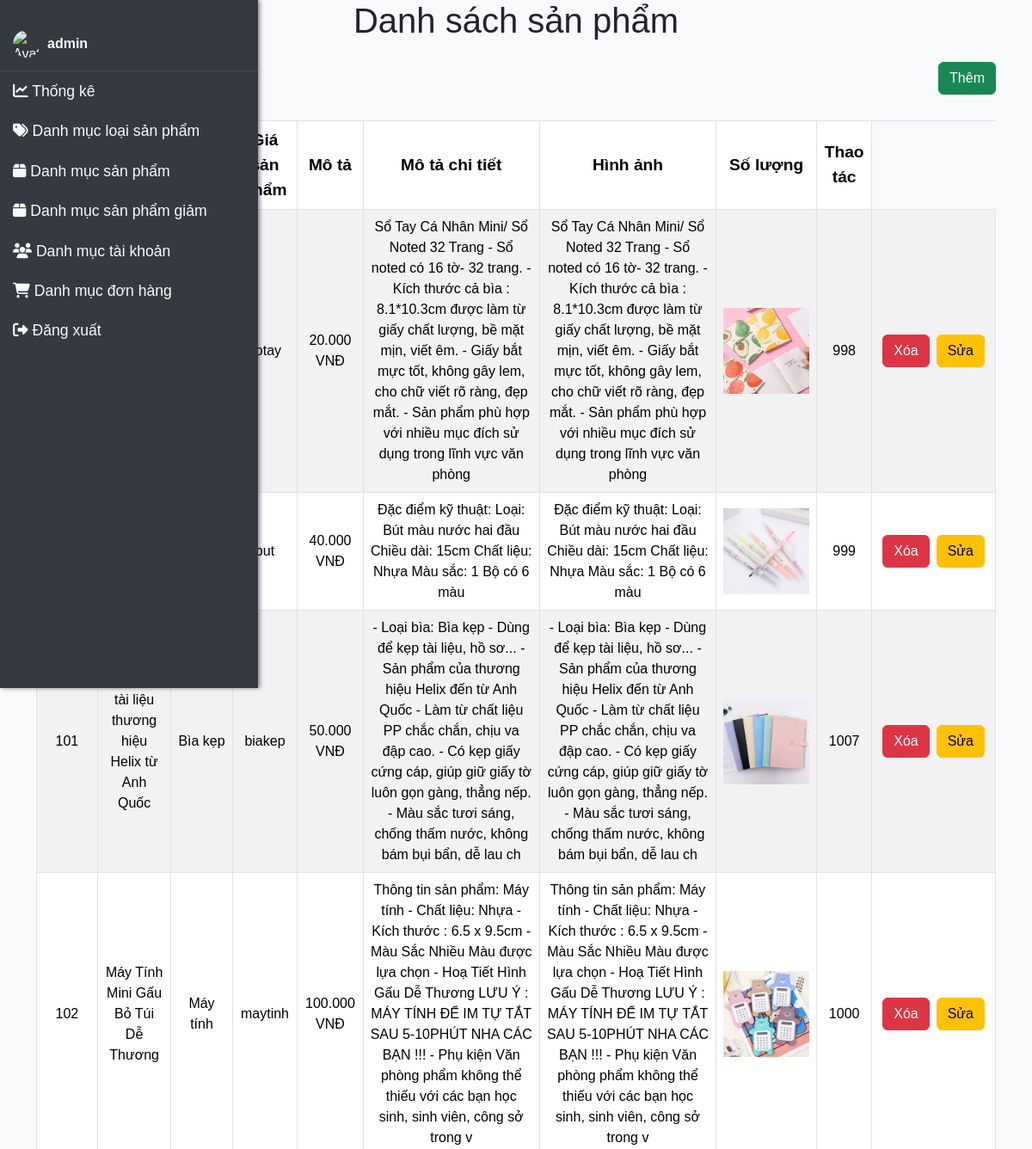
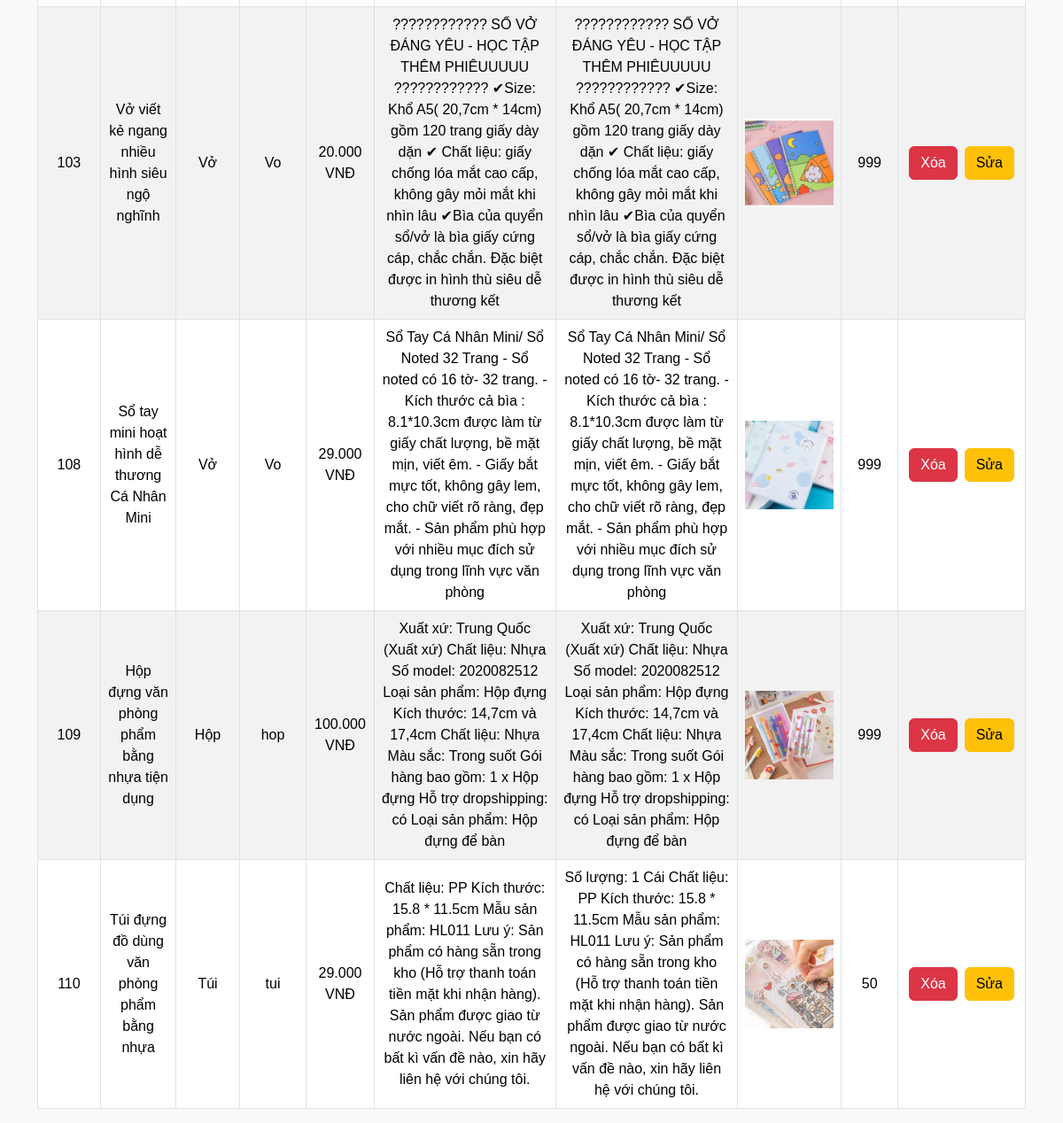
Screenshot of /admin/Pages/list_product.php (signed in) with the database file from the repository (2 pictures, top to bottom).
### tables this page shows
CREATE TABLE `product` (
  `product_id` int(11) NOT NULL,
  `product_type_name` varchar(100) NOT NULL,
  `product_name` varchar(250) NOT NULL,
  `product_price` varchar(250) NOT NULL,
  `product_description` varchar(300) DEFAULT NULL,
  `product_details` varchar(300) NOT NULL,
  `product_images` varchar(50) NOT NULL,
  `product_quantity` int(250) NOT NULL DEFAULT 1,
  `product_type_id` varchar(50) NOT NULL
);

### admin/Pages/list_product.php (the view, shortened to what this page needs)
<!DOCTYPE html>
<html lang="en">
<head>
    <link href="https://cdn.jsdelivr.net/npm/bootstrap@5.3.1/dist/css/bootstrap.min.css" rel="stylesheet">
    <link rel="stylesheet" href="https://cdn.datatables.net/1.11.5/css/jquery.dataTables.min.css">
</head>
<body>
    <?php
include('./admin_website.php');
include('../../connect_SQL/connect.php');
    $sqlLSP = "SELECT * FROM product";
    $resultLSP = $connect->query($sqlLSP);
    $sqlSP = "SELECT * FROM product";
    $resultSP = $connect->query($sqlSP);
    $danhsachSP = [];
    while ($row = mysqli_fetch_array($resultSP, MYSQLI_ASSOC)) {
        $danhsachSP[] = array(
            'product_id' => $row['product_id'],
            'product_name' => $row['product_name'],
            'product_type_name' => $row['product_type_name'],
            'product_type_id' => $row['product_type_id'],
            'product_price' => $row['product_price'],
            'product_description' => $row['product_description'],
            'product_details' => $row['product_details'],
            'product_images' => $row['product_images'],
            'product_quantity' => $row['product_quantity']
        );
    }
    ?>
    <div class="container">
        <h1 class="text-center mb-4">Danh sách sản phẩm</h1>
        <div class="text-end mb-3">
            <button type="button" class="btn btn-success" data-bs-toggle="modal" data-bs-target="#AddProduct">
                Thêm
            </button>
        </div>
        <table id="danhsach" class="table table-striped table-bordered table-hover">
            <thead>
                <tr style="font-size: larger;">
                    <th>Mã sản phẩm</th>
                    <th>Tên sản phẩm</th>
                    <th>Loại sản phẩm</th>
                    <th>Giá sản phẩm</th>
                    <th>Mô tả</th>
                    <th>Mô tả chi tiết</th>
                    <th>Hình ảnh</th>
                    <th>Số lượng</th>
                    <th>Thao tác</th>
                </tr>
            </thead>
            <tbody>
    <?php
    foreach ($danhsachSP as $row) {
        $imgPath = '../../Assets/img/sanpham/' . htmlspecialchars($row['product_images']);
        $price = floatval(str_replace(',', '', $row['product_price']));
        echo "<tr>
            <td>{$row['product_id']}</td>
            <td>{$row['product_name']}</td>
            <td>{$row['product_type_name']}</td>
            <td>{$row['product_type_id']}</td>
            <td>" . number_format($price, 0, ',', '.') . " VNĐ</td>
            <td>{$row['product_description']}</td>
            <td>{$row['product_details']}</td>
            <td><img src='{$imgPath}' alt='Hình ảnh sản phẩm'></td>
            <td>{$row['product_quantity']}</td>
            <td>
                <div class='d-flex justify-content-center'>
                    <a href='../Includes/BE/delete_SQL.php?key=product_id&table=sanpham&datakey={$row['product_id']}' class='btn btn-danger mx-1'>Xóa</a>
                    <a href='../Pages/form_product.php?datakey={$row['product_id']}' class='btn btn-warning mx-1'>Sửa</a>
                </div>
            </td>
        </tr>";
    }
    ?>
</tbody>
        </table>
    </div>
</body>
</html>

### admin/Pages/list_product.php (style rules this page uses)
body { background-color: #f8f9fa; }
h1 { color: tomato; }
.table th, .table td { vertical-align: middle; text-align: center; }
img { max-height: 100px; width: auto; }
.table { margin-top: 20px; }
.btn-success { margin-bottom: 10px; }

### admin/Includes/FE/Menu.php (style rules this page uses)
body { font-family: 'Arial', sans-serif; background-color: #f8f9fa; transition: margin-left 0.3s; display: flex; margin: 0; }

### rows the page displays
product: product_type "sotay", product_price "20.000", product_description "Sổ Tay Cá Nhân Mini/ Sổ Noted 32 Trang - Sổ noted có 16 tờ- 32 trang. - Kích thước cả bìa : 8.1*10.3cm được làm từ giấy chất lượng, bề mặt mịn, viết êm. - Giấy bắt mực tốt, không gây lem, cho chữ viết rõ ràng, đẹp mắt. - Sản phẩm phù hợp với nhiều mục đích sử dụng trong lĩnh vực văn phòng", product_details "Sổ Tay Cá Nhân Mini/ Sổ Noted 32 Trang - Sổ noted có 16 tờ- 32 trang. - Kích thước cả bìa : 8.1*10.3cm được làm từ giấy chất lượng, bề mặt mịn, viết êm. - Giấy bắt mực tốt, không gây lem, cho chữ viết rõ ràng, đẹp mắt. - Sản phẩm phù hợp với nhiều mục đích sử dụng trong lĩnh vực văn phòng", product_images (picture), product_quantity "998"
product: product_type "but", product_price "40.000", product_description "Đặc điểm kỹ thuật: Loại: Bút màu nước hai đầu Chiều dài: 15cm Chất liệu: Nhựa Màu sắc: 1 Bộ có 6 màu", product_details "Đặc điểm kỹ thuật: Loại: Bút màu nước hai đầu Chiều dài: 15cm Chất liệu: Nhựa Màu sắc: 1 Bộ có 6 màu", product_images (picture), product_quantity "999"
product: product_id "101", product_type_name "Bìa kẹp", product_type "biakep", product_price "50.000", product_description "- Loại bìa: Bìa kẹp - Dùng để kẹp tài liệu, hồ sơ... - Sản phẩm của thương hiệu Helix đến từ Anh Quốc - Làm từ chất liệu PP chắc chắn, chịu va đập cao. - Có kẹp giấy cứng cáp, giúp giữ giấy tờ luôn gọn gàng, thẳng nếp. - Màu sắc tươi sáng, chống thấm nước, không bám bụi bẩn, dễ lau ch", product_details "- Loại bìa: Bìa kẹp - Dùng để kẹp tài liệu, hồ sơ... - Sản phẩm của thương hiệu Helix đến từ Anh Quốc - Làm từ chất liệu PP chắc chắn, chịu va đập cao. - Có kẹp giấy cứng cáp, giúp giữ giấy tờ luôn gọn gàng, thẳng nếp. - Màu sắc tươi sáng, chống thấm nước, không bám bụi bẩn, dễ lau ch", product_images (picture), product_quantity "1007"
product: product_id "102", product_name "Máy Tính Mini Gấu Bỏ Túi Dễ Thương", product_type_name "Máy tính", product_type "maytinh", product_price "100.000", product_description "Thông tin sản phẩm: Máy tính - Chất liệu: Nhựa - Kích thước : 6.5 x 9.5cm - Màu Sắc Nhiều Màu được lựa chọn - Hoạ Tiết Hình Gấu Dễ Thương LƯU Ý : MÁY TÍNH ĐỂ IM TỰ TẮT SAU 5-10PHÚT NHA CÁC BẠN !!! - Phụ kiện Văn phòng phẩm không thể thiếu với các bạn học sinh, sinh viên, công sở trong v", product_details "Thông tin sản phẩm: Máy tính - Chất liệu: Nhựa - Kích thước : 6.5 x 9.5cm - Màu Sắc Nhiều Màu được lựa chọn - Hoạ Tiết Hình Gấu Dễ Thương LƯU Ý : MÁY TÍNH ĐỂ IM TỰ TẮT SAU 5-10PHÚT NHA CÁC BẠN !!! - Phụ kiện Văn phòng phẩm không thể thiếu với các bạn học sinh, sinh viên, công sở trong v", product_images (picture), product_quantity "1000"
product: product_id "103", product_name "Vở viết kẻ ngang nhiều hình siêu ngộ nghĩnh", product_type_name "Vở", product_type "Vo", product_price "20.000", product_description "???????????? SỔ VỞ ĐÁNG YÊU - HỌC TẬP THÊM PHIÊUUUUU ???????????? ✔Size: Khổ A5( 20,7cm * 14cm) gồm 120 trang giấy dày dặn ✔ Chất liệu: giấy chống lóa mắt cao cấp, không gây mỏi mắt khi nhìn lâu ✔Bìa của quyển sổ/vở là bìa giấy cứng cáp, chắc chắn. Đặc biệt được in hình thù siêu dễ thương kết", product_details "???????????? SỔ VỞ ĐÁNG YÊU - HỌC TẬP THÊM PHIÊUUUUU ???????????? ✔Size: Khổ A5( 20,7cm * 14cm) gồm 120 trang giấy dày dặn ✔ Chất liệu: giấy chống lóa mắt cao cấp, không gây mỏi mắt khi nhìn lâu ✔Bìa của quyển sổ/vở là bìa giấy cứng cáp, chắc chắn. Đặc biệt được in hình thù siêu dễ thương kết", product_images (picture), product_quantity "999"
product: product_id "108", product_name "Sổ tay mini hoạt hình dễ thương Cá Nhân Mini", product_type_name "Vở", product_type "Vo", product_price "29.000", product_description "Sổ Tay Cá Nhân Mini/ Sổ Noted 32 Trang - Sổ noted có 16 tờ- 32 trang. - Kích thước cả bìa : 8.1*10.3cm được làm từ giấy chất lượng, bề mặt mịn, viết êm. - Giấy bắt mực tốt, không gây lem, cho chữ viết rõ ràng, đẹp mắt. - Sản phẩm phù hợp với nhiều mục đích sử dụng trong lĩnh vực văn phòng", product_details "Sổ Tay Cá Nhân Mini/ Sổ Noted 32 Trang - Sổ noted có 16 tờ- 32 trang. - Kích thước cả bìa : 8.1*10.3cm được làm từ giấy chất lượng, bề mặt mịn, viết êm. - Giấy bắt mực tốt, không gây lem, cho chữ viết rõ ràng, đẹp mắt. - Sản phẩm phù hợp với nhiều mục đích sử dụng trong lĩnh vực văn phòng", product_images (picture), product_quantity "999"
product: product_id "109", product_name "Hộp đựng văn phòng phẩm bằng nhựa tiện dụng", product_type_name "Hộp", product_type "hop", product_price "100.000", product_description "Xuất xứ: Trung Quốc (Xuất xứ) Chất liệu: Nhựa Số model: 2020082512 Loại sản phẩm: Hộp đựng Kích thước: 14,7cm và 17,4cm Chất liệu: Nhựa Màu sắc: Trong suốt Gói hàng bao gồm: 1 x Hộp đựng Hỗ trợ dropshipping: có Loại sản phẩm: Hộp đựng để bàn", product_details "Xuất xứ: Trung Quốc (Xuất xứ) Chất liệu: Nhựa Số model: 2020082512 Loại sản phẩm: Hộp đựng Kích thước: 14,7cm và 17,4cm Chất liệu: Nhựa Màu sắc: Trong suốt Gói hàng bao gồm: 1 x Hộp đựng Hỗ trợ dropshipping: có Loại sản phẩm: Hộp đựng để bàn", product_images (picture), product_quantity "999"
product: product_id "110", product_name "Túi đựng đồ dùng văn phòng phẩm bằng nhựa", product_type_name "Túi", product_type "tui", product_price "29.000", product_description "Chất liệu: PP Kích thước: 15.8 * 11.5cm Mẫu sản phẩm: HL011 Lưu ý: Sản phẩm có hàng sẵn trong kho (Hỗ trợ thanh toán tiền mặt khi nhận hàng). Sản phẩm được giao từ nước ngoài. Nếu bạn có bất kì vấn đề nào, xin hãy liên hệ với chúng tôi.", product_details "Số lượng: 1 Cái Chất liệu: PP Kích thước: 15.8 * 11.5cm Mẫu sản phẩm: HL011 Lưu ý: Sản phẩm có hàng sẵn trong kho (Hỗ trợ thanh toán tiền mặt khi nhận hàng). Sản phẩm được giao từ nước ngoài. Nếu bạn có bất kì vấn đề nào, xin hãy liên hệ với chúng tôi.", product_images (picture), product_quantity "50"

### other values shown
$_SESSION['username'] "admin"
